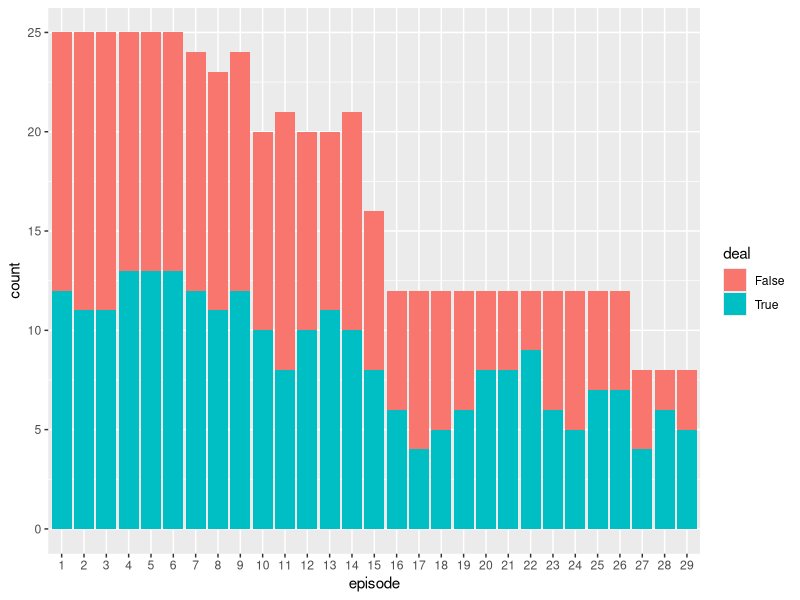
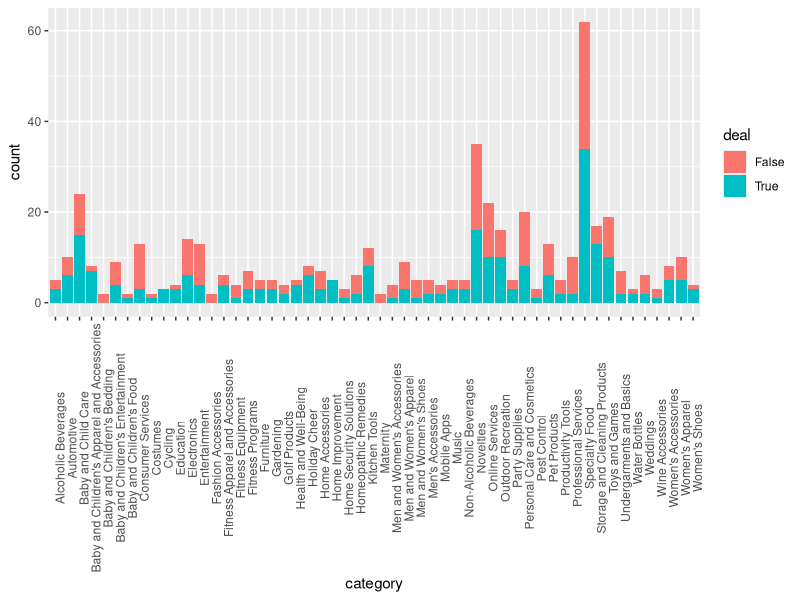

The R source for these figures, in order: (Note: this script raises an error after producing the figures.)
## ---- chunk 1
library(tidyverse)
library(caret)

## ---- chunk 2
project<-read.csv("Shark Tank.csv")
length(unique(project$episode))
project%>%mutate(deal=factor(deal),episode=factor(episode))%>%group_by(deal)%>%ggplot(aes(episode,fill=deal))+geom_bar()
## ---- chunk 3
project%>%group_by(episode)%>%summarize(n=n(),n_false=round(sum(deal=="False")/n*100,0),n_true=round(sum(deal=="True")/n*100,0))%>%arrange(n)%>%as.data.frame()
n_episode<-project%>%group_by(episode)%>%summarize(n=n(),n_false=round(sum(deal=="False")/n*100,0),n_true=round(sum(deal=="True")/n*100,0))%>%arrange(n)%>%as.data.frame()
cor(n_episode$episode,n_episode$n_false)
cor(n_episode$episode,n_episode$n_true)
## ---- chunk 4
length(unique(project$category))
## ---- chunk 5
      n_category<- project%>%group_by(category)%>%summarize(n=n(),n_false=round(sum(deal=="False")/n*100,0),n_true=round(sum(deal=="True")/n*100,0))%>%arrange(n)%>%as.data.frame()   

project%>%mutate(deal=factor(deal),category=factor(category))%>%group_by(deal)%>%ggplot(aes(category,fill=deal))+geom_bar()+theme(axis.text.x =element_text(angle = 90))
## ---- chunk 6
unique(project$season)
## ---- chunk 7
unique(project$episode.season)
## ---- chunk 8
unique(project$shark1)

## ---- chunk 9
unique(project$shark2)
## ---- chunk 10
unique(project$shark3)
## ---- chunk 11
unique(project$shark4)
## ---- chunk 12
unique(project$shark5)
## ---- chunk 13
table(project$shark1,project$deal)
table(project$shark2,project$deal)
table(project$shark3,project$deal)
table(project$shark4,project$deal)
table(project$shark5,project$deal)
## ---- chunk 14
project_trn<-project%>%mutate(deal=factor(deal),episode=factor(episode),category=factor(category),season=factor(season),shark1=factor(shark1),shark2=factor(shark2),shark3=factor(shark3),shark4=factor(shark4),shark5=factor(shark5),episode.season=factor(episode.season),Multiple.Entreprenuers=factor(Multiple.Entreprenuers))
## ---- chunk 15
str(project_trn)
## ---- chunk 16
set.seed(1)
index_test<-createDataPartition(project_trn$deal,times = 1,p=0.5,list = FALSE)
train<-project_trn[-index_test,]
test<-project_trn[index_test,]
dim(train)
dim(test)
## ---- chunk 17
set.seed(1)
train_rpart<-train(deal ~episode+askedFor+exchangeForStake+valuation +season +shark1+shark2+shark3+shark4+shark5+Multiple.Entreprenuers,method="rpart", data=train)
y_hat_rpart<-predict(train_rpart,test)
rpart_Accuracy<-confusionMatrix(y_hat_rpart,test$deal)$overall[["Accuracy"]]
rpart_Accuracy

## ---- chunk 18
Results<-data.frame(Model="Decision Trees",Accuracy=rpart_Accuracy)
Results

## ---- chunk 19
library(randomForest)
## ---- chunk 20
library(caret)
set.seed(1)
train_rf <- randomForest(deal ~episode+askedFor+exchangeForStake+valuation +season +shark1+shark2+shark3+shark4+shark5+Multiple.Entreprenuers, data =train)
deal_hat<-predict(train_rf,test)
rf_Accuracy<-confusionMatrix(deal_hat,test$deal)$overall["Accuracy"]
## ---- chunk 21
Results<-rbind(Results,data.frame(Model="RandomForest",Accuracy=rf_Accuracy))
Results
## ---- chunk 22
set.seed(1)
train_rf_cv <- train(deal ~episode+askedFor+exchangeForStake+valuation +season +shark1+shark2+shark3+shark4+shark5+Multiple.Entreprenuers,
      method = "Rborist",
      tuneGrid = data.frame(predFixed = 2, minNode = c(3, 50)),
      data = train)
y_hat_rf_cv<-predict(train_rf_cv, test)
rf_cv_Accuracy<-confusionMatrix(y_hat_rf_cv,test$deal)$overall["Accuracy"]
## ---- chunk 23
Results<-rbind(Results,data.frame(Model="RandomForest with Cross Validation",Accuracy=rf_cv_Accuracy))
Results
## ---- chunk 24
set.seed(1)
train_glm<-train(deal ~episode+askedFor+exchangeForStake+valuation +season +shark1+shark2+shark3+shark4+shark5+Multiple.Entreprenuers,method="glm",data=train)
y_hat_glm<-predict(train_glm,test)
glm_Accuracy<-confusionMatrix(y_hat_glm,test$deal)$overall[["Accuracy"]]
## ---- chunk 25
Results<-rbind(Results,data.frame(Model="Logistic Regression",Accuracy=glm_Accuracy))
Results
## ---- chunk 26
set.seed(1)
train_knn <- train(deal ~episode+askedFor+exchangeForStake+valuation +season +shark1+shark2+shark3+shark4+shark5+Multiple.Entreprenuers, method = "knn", 
                   data = train,
                   tuneGrid = data.frame(k = seq(9, 71, 2)))

control <- trainControl(method = "cv", number = 10, p = .9)

train_knn_cv <- train(deal ~episode+askedFor+exchangeForStake+valuation +season +shark1+shark2+shark3+shark4+shark5+Multiple.Entreprenuers, method = "knn", 
                      data= train,
                      tuneGrid = data.frame(k = seq(9, 71, 2)),
                      trControl = control)
knn_Accuracy<-confusionMatrix(predict(train_knn_cv, test, type = "raw"),
               test$deal)$overall["Accuracy"]
## ---- chunk 27
Results<-rbind(Results,data.frame(Model="KNN",Accuracy=knn_Accuracy))
Results
